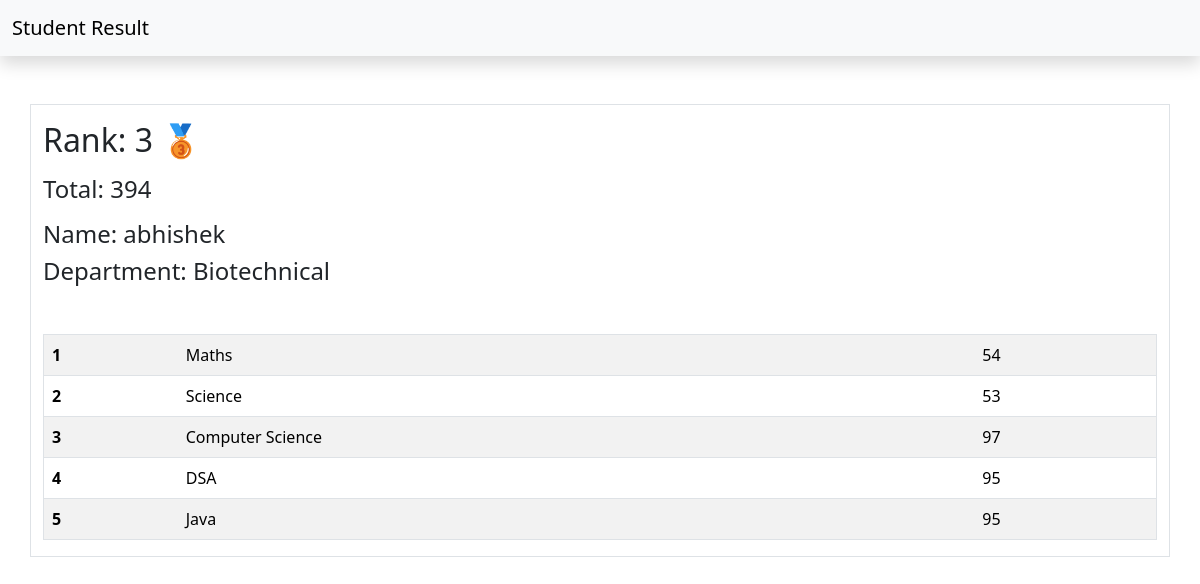
Page /see_marks/STU-001/ on the committed database.
### report/models.py (models this page shows, shortened)
class SubjectMarks(models.Model):
    student = models.ForeignKey(Student,related_name="StudentMarks",on_delete=models.CASCADE)
    subject = models.ForeignKey(Subject,on_delete=models.CASCADE)
    marks = models.IntegerField()

class Student(models.Model):
    deparment = models.ForeignKey(Department,related_name="depart",on_delete=models.CASCADE)
    student_id = models.OneToOneField(StudentID,related_name="studentid",on_delete=models.CASCADE)
    student_name = models.CharField(max_length=100)
    student_email = models.EmailField(unique=True)
    student_age = models.IntegerField(default=18)
    student_address = models.TextField()
    def __str__(self) -> str:
        return self.student_name
    class Meta:
        ordering = ['student_name']
        verbose_name = "student"

class ReportCard(models.Model):
    student = models.ForeignKey(Student,related_name="StudentReportCard",on_delete=models.CASCADE)
    student_rank = models.IntegerField()
    date_of_report_card = models.DateField(auto_now_add=True)
    class Meta:
        unique_together = ['student_rank','date_of_report_card']

class Department(models.Model):
    department = models.CharField(max_length=100)
    def __str__(self) -> str:
        return self.department
    class Meta:
        ordering  = ['department']

class Subject(models.Model):
    subject_name = models.CharField(max_length=100)

### report/views.py (the view)
# urls.py: path('see_marks/<student_id>/',see_marks,name='see_marks'),
def see_marks(request,student_id):
    queryset = SubjectMarks.objects.filter(student__student_id__student_id=student_id)
    total_marks = queryset.aggregate(total_marks=Sum('marks'))
    return render(request,'report/see_marks.html',{'queryset':queryset,'total_marks':total_marks})

### report/templates/report/see_marks.html
{% extends "report/base.html" %}
{% block main %}
<div class="container mt-5 border">
    {% if queryset.first.student.StudentReportCard.first.student_rank == 1  %}<h2 class="my-3">Rank: {{queryset.first.student.StudentReportCard.first.student_rank}} 🥇</h2>
    {% elif queryset.first.student.StudentReportCard.first.student_rank == 2 %}<h2 class="my-3">Rank: {{queryset.first.student.StudentReportCard.first.student_rank}} 🥈</h2>
    {% elif queryset.first.student.StudentReportCard.first.student_rank == 3 %}<h2 class="my-3">Rank: {{queryset.first.student.StudentReportCard.first.student_rank}} 🥉</h2>
    {% else %}
    <h2 class="my-3">Rank: {{queryset.first.student.StudentReportCard.first.student_rank}} </h2>
    {% endif %}
    <h4 class="mb-3">Total: {{total_marks.total_marks}}</h4>
    <h4>Name: {{queryset.first.student}}</h4>
    <h4>Department: {{queryset.first.student.deparment}}</h4>
<table class="table table-striped mt-5 border">
<tbody>
    {% for marks in queryset %}
    <tr>
        <th scope="row">{{forloop.counter}}</th>
        <td>{{marks.subject.subject_name}}</td>
        <td>{{marks.marks}}</td>
    </tr>
    {% endfor %}
</tbody>
</div>
{% endblock main %}

### rows in the picture
SubjectMarks: first.student.StudentReportCard.first.student_rank "3", first.student "abhishek", first.student.deparment "Biotechnical", subject.subject_name "Maths", marks "54"
SubjectMarks: subject.subject_name "Science", marks "53"
SubjectMarks: subject.subject_name "Computer Science", marks "97"
SubjectMarks: subject.subject_name "DSA", marks "95"
SubjectMarks: subject.subject_name "Java", marks "95"

### other values in the picture
{{ total_marks.total_marks }} "394"
